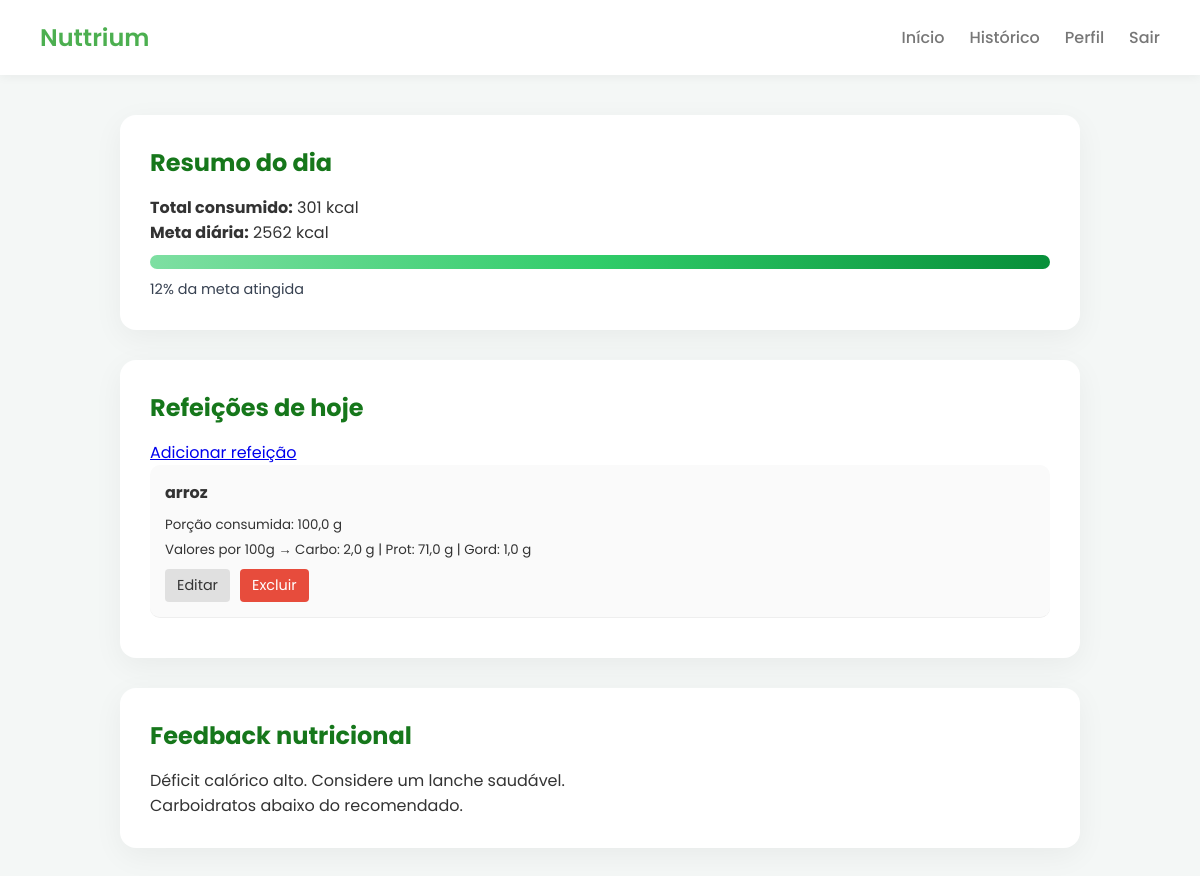
Screenshot of /dashboard/ (signed in) with the database file from the repository.
### perfil/models.py (models this page shows, shortened)
class Perfil(models.Model):
    user = models.OneToOneField(User, on_delete=models.CASCADE)
    peso = models.FloatField(null=True, blank=True)
    altura = models.FloatField(null=True, blank=True)
    idade = models.IntegerField(null=True, blank=True)
    meta_calorica = models.FloatField(null=True, blank=True)
    atividade = models.CharField(
        max_length=20,
        choices=[
            ('sedentario', 'Sedentário'),
            ('leve', 'Leve'),
            ('moderado', 'Moderado'),
            ('intenso', 'Intenso'),
        ],
        default='sedentario'
    )
    objetivo = models.CharField(
        max_length=20,
        choices=[
            ('perder', 'Perder peso'),
            ('manter', 'Manter peso'),
            ('ganhar', 'Ganhar peso'),
        ],
        default='manter'
    )
    meta_calorica = models.FloatField(default=0)

### refeicoes/models.py (models this page shows)
class Refeicao(models.Model):
    user = models.ForeignKey(User, on_delete=models.CASCADE)
    nome = models.CharField(max_length=100)
    porcao = models.FloatField(help_text="Quantidade consumida em gramas")
    carboidratos = models.FloatField(help_text="Carboidratos por 100g")
    proteinas = models.FloatField(help_text="Proteínas por 100g")
    gorduras = models.FloatField(help_text="Gorduras por 100g")
    data = models.DateField(auto_now_add=True)
    def calorias(self):
        fator = self.porcao / 100
        return (
            (self.carboidratos * 4 +
             self.proteinas * 4 +
             self.gorduras * 9)
            * fator
        )

### alimentacao/views.py (the view)
# urls.py: path("dashboard/", views.dashboard, name="dashboard"),
@login_required
def dashboard(request):
    perfil = Perfil.objects.filter(user=request.user).first()
    refeicoes = Refeicao.objects.filter(user=request.user)
    total_calorias = sum(r.calorias() for r in refeicoes)
    percentual = 0
    if perfil and perfil.meta_calorica:
        percentual = min((total_calorias / perfil.meta_calorica) * 100, 100)
    feedback = []
    if perfil and perfil.meta_calorica:
        feedback = gerar_feedback(
            total_calorias,
            perfil.meta_calorica,
            sum(r.carboidratos for r in refeicoes),
            sum(r.proteinas for r in refeicoes),
            sum(r.gorduras for r in refeicoes),
        )
    return render(request, "dashboard.html", {
        "perfil": perfil,
        "refeicoes": refeicoes,
        "total": total_calorias,
        "percentual": percentual,
        "feedback": feedback,
    })

### alimentacao/services.py (called while the page is built)
def gerar_feedback(total, meta, carbo, prot, gord):
    pct = (total / meta) * 100 if meta else 0
    mensagens = []
    if pct < 70:
        mensagens.append("Déficit calórico alto. Considere um lanche saudável.")
    elif pct <= 100:
        mensagens.append("Você está dentro da meta calórica.")
    else:
        mensagens.append("Excesso calórico. Prefira refeições leves.")
    if prot < 50:
        mensagens.append("Proteína baixa para o dia.")
    if gord > 70:
        mensagens.append("Gordura elevada.")
    if carbo < 130:
        mensagens.append("Carboidratos abaixo do recomendado.")
    return mensagens

### alimentacao/templates/dashboard.html
{% extends 'base.html' %}
{% block content %}
<div class="card">
  <h2>Resumo do dia</h2>
  <p><strong>Total consumido:</strong> {{ total|floatformat:0 }} kcal</p>
  {% if perfil and perfil.meta_calorica %}
    <p><strong>Meta diária:</strong> {{ perfil.meta_calorica|floatformat:0 }} kcal</p>
    <div class="progress">
      <div class="progress-fill" style="width: {{ percentual }}%;"></div>
    </div>
    <p class="percentual">
      {{ percentual|floatformat:0 }}% da meta atingida
    </p>
  {% else %}
    <p>Complete seu perfil para calcular a meta diária.</p>
    <a href="{% url 'perfil' %}" class="btn">Completar perfil</a>
  {% endif %}
</div>
<div class="card">
  <h2>Refeições de hoje</h2>
  <a href="{% url 'criar_refeicao' %}" class="btn">Adicionar refeição</a>
  {% if refeicoes %}
    <ul class="historico">
      {% for r in refeicoes %}
        <li class="item-refeicao">
          <strong>{{ r.nome }}</strong>
          <div class="detalhes-refeicao">
            <small>
              Porção consumida: {{ r.porcao }} g<br>
              Valores por 100g →
              Carbo: {{ r.carboidratos }} g |
              Prot: {{ r.proteinas }} g |
              Gord: {{ r.gorduras }} g
            </small>
          </div>
          <div class="acoes">
            <a href="{% url 'editar_refeicao' r.id %}" class="btn-secundario">
              Editar
            </a>
            <a href="{% url 'excluir_refeicao' r.id %}"
               class="btn-perigo"
               onclick="return confirm('Deseja excluir esta refeição?');">
              Excluir
            </a>
          </div>
        </li>
      {% endfor %}
    </ul>
  {% else %}
    <p>Nenhuma refeição registrada hoje.</p>
  {% endif %}
</div>
{% if feedback %}
<div class="card">
  <h2>Feedback nutricional</h2>
  {% for msg in feedback %}
    <p>{{ msg }}</p>
  {% endfor %}
</div>
{% endif %}
{% endblock %}

### alimentacao/static/css/styles.css (style rules this page uses)
:root { --verde: #4CAF50; --verde-escuro: #16771b; --fundo: #f4f7f6; --card: #ffffff; --texto: #333; --cinza: #777; }
* { margin: 0; padding: 0; box-sizing: border-box; font-family: 'Poppins', sans-serif; }
body { background: var(--fundo); color: var(--texto); }
.card { background: var(--card); padding: 30px; border-radius: 16px; box-shadow: 0 8px 30px rgba(0,0,0,.05); margin-bottom: 30px; }
.card h2 { margin-bottom: 15px; color: var(--verde-escuro); }
.historico li { padding: 15px; background: #fafafa; border-radius: 10px; margin-bottom: 10px; list-style: none; }
.progress { width: 100%; height: 14px; background: #e5e7eb; border-radius: 10px; overflow: hidden; margin: 10px 0; }
.progress-fill { height: 100%; background: linear-gradient(90deg, #7edfa2, #30cc69, #078f39); transition: width 0.4s ease; }
.progress-fill { width: calc(var(--percentual) * 1%); }
.percentual { font-size: 0.9rem; color: #374151; }
.item-refeicao { margin-bottom: 12px; padding-bottom: 10px; border-bottom: 1px solid #eee; }
.detalhes-refeicao { margin-top: 6px; }
.acoes { margin-top: 8px; display: flex; gap: 10px; }
.btn-secundario { padding: 6px 12px; background-color: #e0e0e0; color: #333; border-radius: 4px; text-decoration: none; font-size: 0.9rem; }
.btn-perigo { padding: 6px 12px; background-color: #e74c3c; color: white; border-radius: 4px; text-decoration: none; font-size: 0.9rem; }

### rows the page displays
Perfil: meta_calorica "2562"
Refeicao: nome "arroz", porcao "100,0", carboidratos "2,0", proteinas "71,0", gorduras "1,0"

### other values shown
{{ total|floatformat:0 }} "301"
{{ percentual|floatformat:0 }} "12"
{{ msg }} "Déficit calórico alto. Considere um lanche saudável." "Carboidratos abaixo do recomendado."
